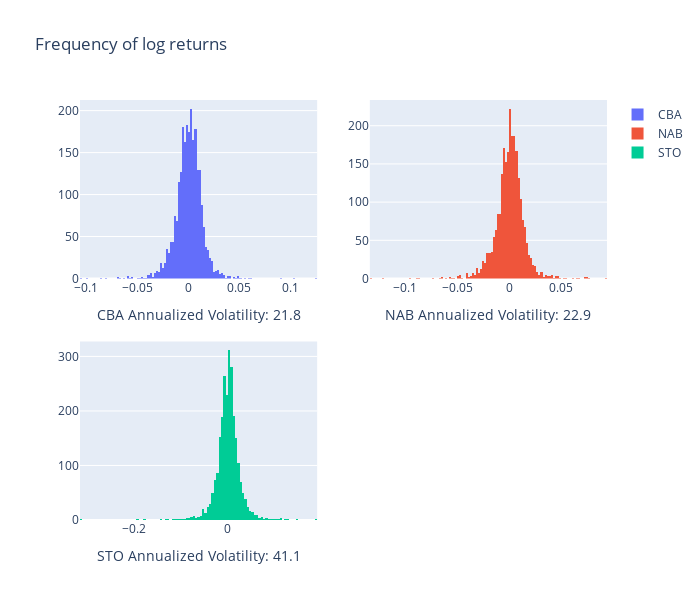

The code cell stored with this chart in its notebook:
### Code cell
fig = make_subplots(rows=2, cols=2)

trace0 = go.Histogram(x=log_returns['CBA.AX'], name='CBA')
trace1 = go.Histogram(x=log_returns['NAB.AX'], name='NAB')
trace2 = go.Histogram(x=log_returns['STO.AX'], name='STO')

fig.append_trace(trace0, 1, 1)
fig.append_trace(trace1, 1, 2)
fig.append_trace(trace2, 2, 1)

fig.update_layout(autosize = False, width=700, height=600, title='Frequency of log returns',
                  xaxis=dict(title='CBA Annualized Volatility: ' + str(np.round(annualized_std['CBA.AX']*100, 1))),
                  xaxis2=dict(title='NAB Annualized Volatility: ' + str(np.round(annualized_std['NAB.AX']*100, 1))),
                  xaxis3=dict(title='STO Annualized Volatility: ' + str(np.round(annualized_std['STO.AX']*100, 1))))

#fig.show(renderer="colab")

### Figure 1 — Plotly figure (JSON) as saved in the notebook; plotly's stock layout.template omitted (floating-point values rounded to 4 significant figures; data arrays with more than 128 entries replaced by an {"elided": "..."} marker saying what was removed)
{"data": [{"name": "CBA", "type": "histogram", "x": {"elided": "2474 float values"}, "xaxis": "x", "yaxis": "y"}, {"name": "NAB", "type": "histogram", "x": {"elided": "2474 float values"}, "xaxis": "x2", "yaxis": "y2"}, {"name": "STO", "type": "histogram", "x": {"elided": "2474 float values"}, "xaxis": "x3", "yaxis": "y3"}], "layout": {"autosize": false, "height": 600, "title": {"text": "Frequency of log returns"}, "width": 700, "xaxis": {"anchor": "y", "autorange": true, "domain": [0, 0.45], "range": [-0.106, 0.126], "title": {"text": "CBA Annualized Volatility: 21.8"}, "type": "linear"}, "xaxis2": {"anchor": "y2", "autorange": true, "domain": [0.55, 1], "range": [-0.134, 0.094], "title": {"text": "NAB Annualized Volatility: 22.9"}, "type": "linear"}, "xaxis3": {"anchor": "y3", "autorange": true, "domain": [0, 0.45], "range": [-0.315, 0.19], "title": {"text": "STO Annualized Volatility: 41.1"}, "type": "linear"}, "xaxis4": {"anchor": "y4", "domain": [0.55, 1]}, "yaxis": {"anchor": "x", "autorange": true, "domain": [0.575, 1], "range": [0, 212.6]}, "yaxis2": {"anchor": "x2", "autorange": true, "domain": [0.575, 1], "range": [0, 233.7]}, "yaxis3": {"anchor": "x3", "autorange": true, "domain": [0, 0.425], "range": [0, 327.4]}, "yaxis4": {"anchor": "x4", "domain": [0, 0.425]}}}
